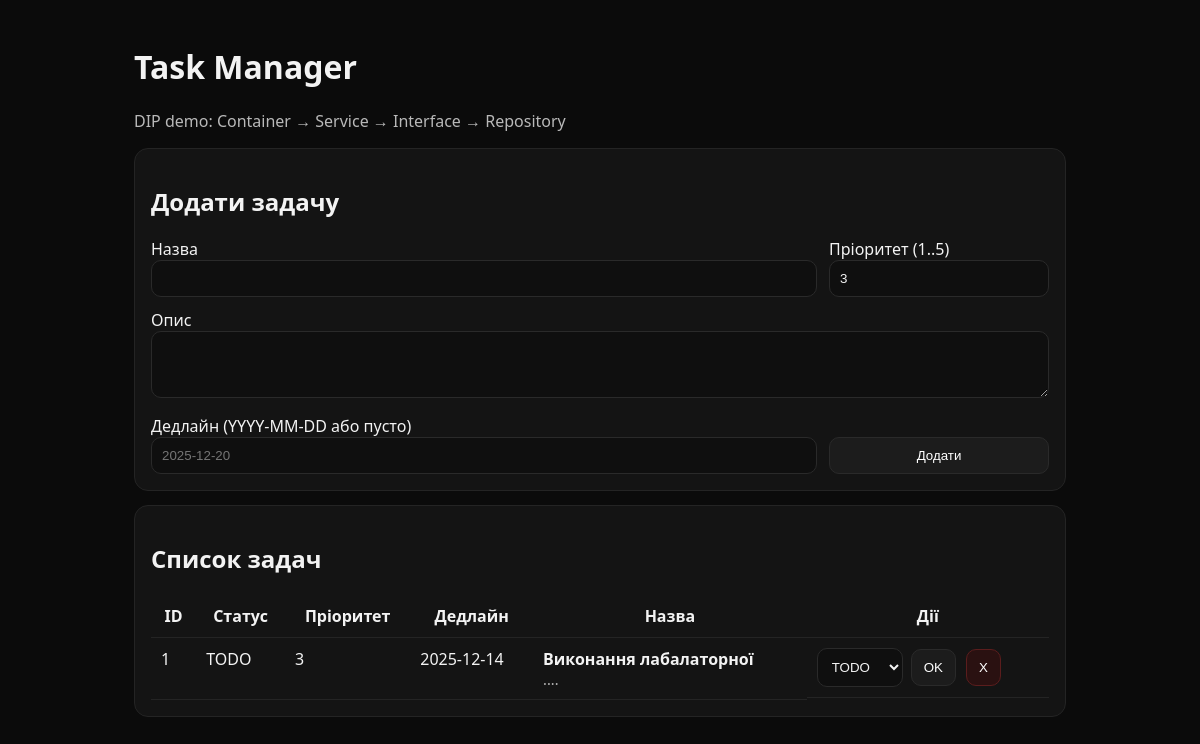
Before: / with the older database file.
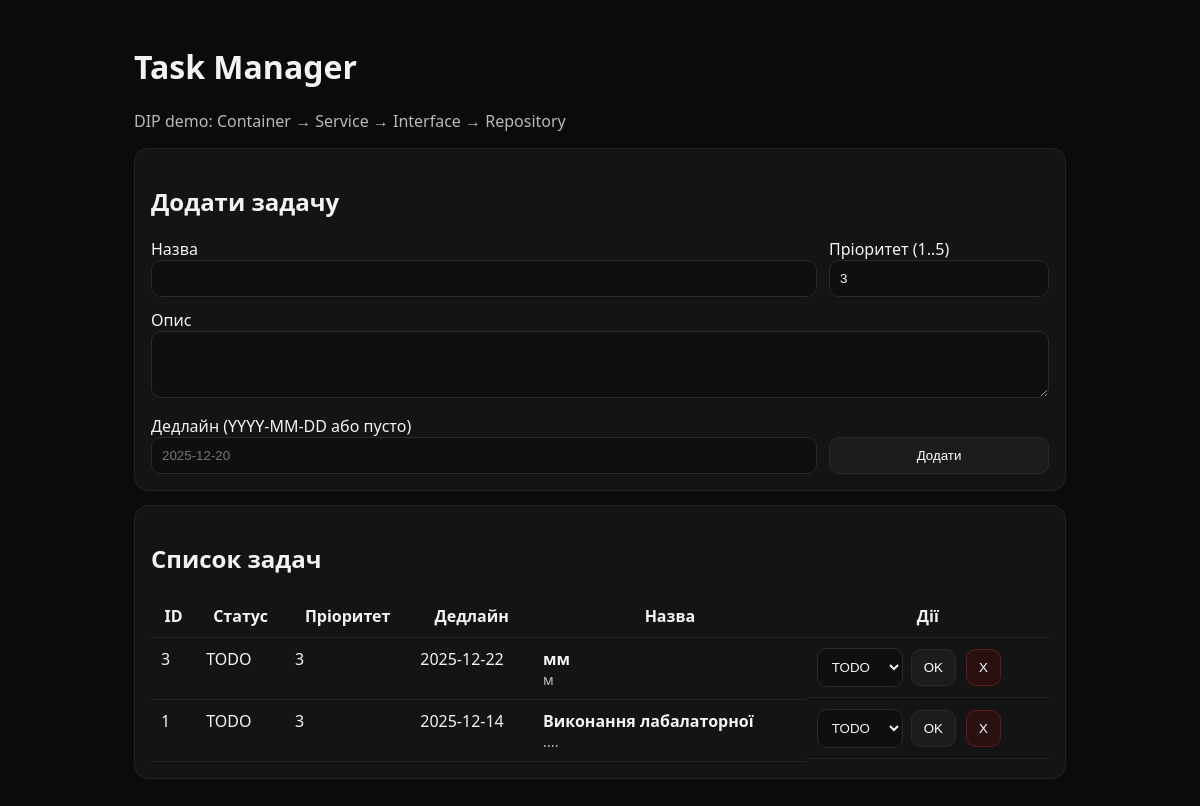
After: the same page with the newer database file.
### tables this page shows
CREATE TABLE tasks(
              id INTEGER PRIMARY KEY AUTOINCREMENT,
              title TEXT NOT NULL,
              description TEXT NOT NULL DEFAULT '',
              status TEXT NOT NULL,
              priority INTEGER NOT NULL,
              due_date TEXT NOT NULL DEFAULT ''
            );

### src/Infra/SqliteTaskRepository.php (called while the page is built, shortened)
<?php
final class SqliteTaskRepository implements TaskRepository {
    private PDO $pdo;
    public function __construct(string $dbPath) {
        $dir = dirname($dbPath);
        $this->pdo = new PDO('sqlite:' . $dbPath);
        $this->pdo->setAttribute(PDO::ATTR_ERRMODE, PDO::ERRMODE_EXCEPTION);
        $this->pdo->exec("
            CREATE TABLE IF NOT EXISTS tasks(
              id INTEGER PRIMARY KEY AUTOINCREMENT,
              title TEXT NOT NULL,
              description TEXT NOT NULL DEFAULT '',
              status TEXT NOT NULL,
              priority INTEGER NOT NULL,
              due_date TEXT NOT NULL DEFAULT ''
            );
        ");
    }
    public function all(): array {
        $rows = $this->pdo->query("SELECT * FROM tasks ORDER BY id DESC")->fetchAll(PDO::FETCH_ASSOC);
        return array_map(function($r){
            return new Task(
                (int)$r['id'],
                (string)$r['title'],
                (string)$r['description'],
                TaskStatus::fromString((string)$r['status']),
                (int)$r['priority'],
                (string)$r['due_date']
            );
        }, $rows);
    }
}

### src/Core/Container.php (called while the page is built, shortened)
<?php
class Container {
    private array $definitions = [];
    public function set(string $id, callable $factory): void {
        $this->definitions[$id] = $factory;
    }
    public function get(string $id): mixed {
        $factory = $this->definitions[$id];
        $service = $factory($this);
        return $service;
    }
}

### src/App/TaskService.php (called while the page is built, shortened)
<?php
final class TaskService {
    public function all(): array {
        return $this->repo->all();
    }
}

### src/Domain/TaskStatus.php (called while the page is built, shortened)
<?php
enum TaskStatus: string {
    public static function fromString(string $s): self {
        return match (strtoupper(trim($s))) {
            'TODO' => self::TODO,
            'DOING' => self::DOING,
            'DONE' => self::DONE,
            default => throw new \RuntimeException("Bad status: $s")
        };
    }
}

### public/index.php (the view, shortened to what this page needs)
<?php
spl_autoload_register(function(string $class){
    $path = __DIR__ . '/../' . str_replace('\\', '/', $class) . '.php';
});
$container = new Container();
$container->set(TaskRepository::class, function() {
    return new SqliteTaskRepository(__DIR__ . '/../data/app.sqlite');
});
$container->set(TaskService::class, function(Container $c) {
    return new TaskService($c->get(TaskRepository::class));
});
$service = $container->get(TaskService::class);
try {
    $tasks = $service->all();
} catch (Throwable $e) {
    $tasks = $service->all();
    $error = $e->getMessage();
}
?>
<!doctype html>
<html lang="uk">
<head>
  <link rel="stylesheet" href="/styles.css">
</head>
<body>
<main class="container">
  <header class="header">
    <h1>Task Manager</h1>
    <p class="muted">DIP demo: Container → Service → Interface → Repository</p>
  </header>
  <section class="card">
    <h2>Додати задачу</h2>
    <form method="post" action="/add" class="grid">
      <label>
        Назва
        <input name="title" required maxlength="120">
      </label>
      <label>
        Пріоритет (1..5)
        <input name="priority" type="number" min="1" max="5" value="3">
      </label>
      <label class="span2">
        Опис
        <textarea name="description" rows="3"></textarea>
      </label>
      <label>
        Дедлайн (YYYY-MM-DD або пусто)
        <input name="due_date" placeholder="2025-12-20">
      </label>
      <button class="btn" type="submit">Додати</button>
    </form>
  </section>
  <section class="card">
    <h2>Список задач</h2>
    <?php if (empty($tasks)): ?>
      <p class="muted">Поки задач немає.</p>
    <?php else: ?>
      <table class="table">
        <thead>
          <tr>
            <th>ID</th><th>Статус</th><th>Пріоритет</th><th>Дедлайн</th><th>Назва</th><th>Дії</th>
          </tr>
        </thead>
        <tbody>
          <?php foreach ($tasks as $t): ?>
            <tr>
              <td><?= (int)$t->id ?></td>
              <td><?= htmlspecialchars($t->status->value) ?></td>
              <td><?= (int)$t->priority ?></td>
              <td><?= htmlspecialchars($t->dueDate ?: '-') ?></td>
              <td>
                <strong><?= htmlspecialchars($t->title) ?></strong>
                <?php if ($t->description): ?>
                  <div class="muted small"><?= nl2br(htmlspecialchars($t->description)) ?></div>
                <?php endif; ?>
              </td>
              <td class="actions">
                <form method="post" action="/status">
                  <select name="status">
                    <option <?= $t->status->value==='TODO'?'selected':'' ?>>TODO</option>
                  </select>
                  <button class="btn" type="submit">OK</button>
                </form>
                <form method="post" action="/delete" onsubmit="return confirm('Видалити задачу?')">
                  <button class="btn danger" type="submit">X</button>
                </form>
              </td>
            </tr>
          <?php endforeach; ?>
        </tbody>
      </table>
    <?php endif; ?>
  </section>
</main>
</body>
</html>

### public/styles.css (style rules this page uses)
* { box-sizing:border-box }
body { font-family:system-ui,Segoe UI,sans-serif;margin:0;background:#0b0b0b;color:#f3f3f3 }
.container { max-width:980px;margin:0 auto;padding:24px }
.header { margin-bottom:16px }
.muted { opacity:.75 }
.small { font-size:.9em }
.card { background:#141414;border:1px solid #242424;border-radius:14px;padding:16px;margin:14px 0 }
.grid { display:grid;grid-template-columns:1fr 220px;gap:12px;align-items:end }
.grid .span2 { grid-column:1 / -1 }
input,textarea,select { width:100%;padding:10px;border-radius:10px;border:1px solid #2a2a2a;background:#0f0f0f;color:#f3f3f3 }
.btn { padding:10px 12px;border-radius:10px;border:1px solid #2a2a2a;background:#1c1c1c;color:#fff;cursor:pointer }
.btn.danger { border-color:#5b1d1d;background:#2a1111 }
.table { width:100%;border-collapse:collapse }
.table th,.table td { border-bottom:1px solid #242424;padding:10px;vertical-align:top }
.actions { display:flex;gap:10px;flex-wrap:wrap }
.actions form { display:flex;gap:8px;align-items:center }

Changed rows visible on the page:
added tasks: id "3", value "TODO", priority "3", due_date "2025-12-22", title "мм", description "м", status "TODO"
